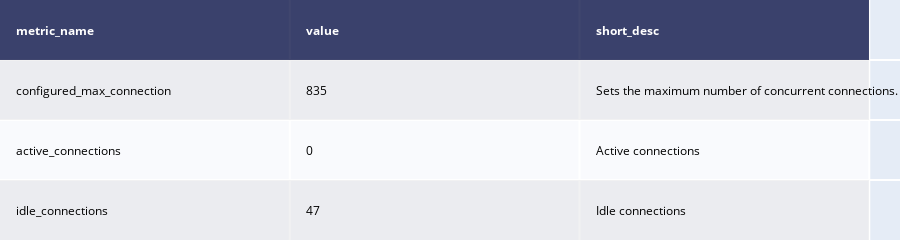

Here is the notebook cell this chart was saved with:
### Markdown cell above
## Connections
Shows: confired max connvection vs actaul active and idle connections
TODO: also show how quickly connections are recycled (=> a Proxy is needed).

### Code cell
query_ccnnections_metrics = """
SELECT 'configured_max_connection' as metric_name, 
	setting as value, 
  short_desc
 FROM pg_settings 
 WHERE name = 'max_connections'
 
	Union all 
SELECT 
	'active_connections' as metric_name,
  COUNT(*)::text as value,
  'Active connections' as short_desc
FROM pg_stat_activity  
WHERE pid <> pg_backend_pid() 
AND state = 'active'

	Union all 
SELECT 
	'idle_connections' as metric_name,
  COUNT(*)::text as value,
  'Idle connections' as short_desc
FROM pg_stat_activity  
WHERE pid <> pg_backend_pid() 
AND state in ('idle in transaction', 'idle');"""

df = pd.read_sql_query(query_ccnnections_metrics, connection)

# Create a Plotly table without formatting
table = ff.create_table(df)
# Display the table in Jupyter Notebook
table.show()

### Figure 1 — Plotly figure (JSON) as saved in the notebook; plotly's stock layout.template omitted (floating-point values rounded to 4 significant figures)
{"data": [{"colorscale": [[0, "#00083e"], [0.5, "#ededee"], [1, "#ffffff"]], "hoverinfo": "none", "opacity": 0.75, "showscale": false, "type": "heatmap", "z": [[0, 0, 0], [0.5, 0.5, 0.5], [1, 1, 1], [0.5, 0.5, 0.5]]}], "layout": {"annotations": [{"align": "left", "font": {"color": "#ffffff"}, "showarrow": false, "text": "<b>metric_name</b>", "x": -0.45, "xanchor": "left", "xref": "x", "y": 0, "yref": "y"}, {"align": "left", "font": {"color": "#ffffff"}, "showarrow": false, "text": "<b>value</b>", "x": 0.55, "xanchor": "left", "xref": "x", "y": 0, "yref": "y"}, {"align": "left", "font": {"color": "#ffffff"}, "showarrow": false, "text": "<b>short_desc</b>", "x": 1.55, "xanchor": "left", "xref": "x", "y": 0, "yref": "y"}, {"align": "left", "font": {"color": "#000000"}, "showarrow": false, "text": "configured_max_connection", "x": -0.45, "xanchor": "left", "xref": "x", "y": 1, "yref": "y"}, {"align": "left", "font": {"color": "#000000"}, "showarrow": false, "text": "835", "x": 0.55, "xanchor": "left", "xref": "x", "y": 1, "yref": "y"}, {"align": "left", "font": {"color": "#000000"}, "showarrow": false, "text": "Sets the maximum number of concurrent connections.", "x": 1.55, "xanchor": "left", "xref": "x", "y": 1, "yref": "y"}, {"align": "left", "font": {"color": "#000000"}, "showarrow": false, "text": "active_connections", "x": -0.45, "xanchor": "left", "xref": "x", "y": 2, "yref": "y"}, {"align": "left", "font": {"color": "#000000"}, "showarrow": false, "text": "0", "x": 0.55, "xanchor": "left", "xref": "x", "y": 2, "yref": "y"}, {"align": "left", "font": {"color": "#000000"}, "showarrow": false, "text": "Active connections", "x": 1.55, "xanchor": "left", "xref": "x", "y": 2, "yref": "y"}, {"align": "left", "font": {"color": "#000000"}, "showarrow": false, "text": "idle_connections", "x": -0.45, "xanchor": "left", "xref": "x", "y": 3, "yref": "y"}, {"align": "left", "font": {"color": "#000000"}, "showarrow": false, "text": "47", "x": 0.55, "xanchor": "left", "xref": "x", "y": 3, "yref": "y"}, {"align": "left", "font": {"color": "#000000"}, "showarrow": false, "text": "Idle connections", "x": 1.55, "xanchor": "left", "xref": "x", "y": 3, "yref": "y"}], "height": 170, "margin": {"b": 0, "l": 0, "r": 0, "t": 0}, "xaxis": {"dtick": 1, "gridwidth": 2, "showticklabels": false, "tick0": -0.5, "ticks": "", "zeroline": false}, "yaxis": {"autorange": "reversed", "dtick": 1, "gridwidth": 2, "showticklabels": false, "tick0": 0.5, "ticks": "", "zeroline": false}}}
